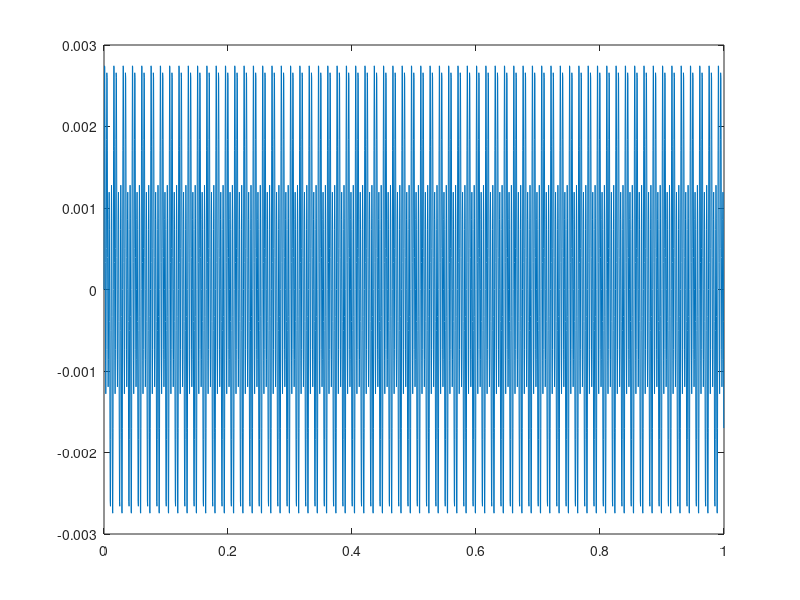

Source code (MATLAB):
%% Spectral Analysis Techniques: healthy-fan example
% Source: https://matlabacademy.mathworks.com/details/spectral-analysis-techniques/otmlsat
% Course example genfansig.mlx completed in Academy with one output.
% This is an ungraded example, not an FFT exercise pass.
% The rotation rate is 4000 rpm, which is 4000/60 Hz.

fs=2400;
n=2400;
t=(0:n-1)/fs;
t=t';
fr=4000/60;
sig=1e-3*(sin(2*pi*fr*t)+0.5*sin(2*pi*3*fr*t)+2*sin(2*pi*4*fr*t));
plot(t,sig);
